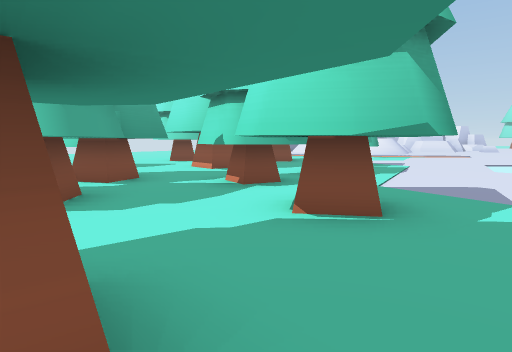
View 1 (above)

24 first-person views from a walk through a 3-D level made in the Unity game engine. The camera is 1.5 m above the floor, tilts 6° down and sees 75° across. The floor is counted in squares, 2 m on a side. Each view is taken from the middle of a square. On the plan, view 1 faces up. The plan holds only what a view shows up to about 11 squares ahead; the rest is blank. The place goes on beyond the plan. The player is left out. Some animated figures are left out.

View 2
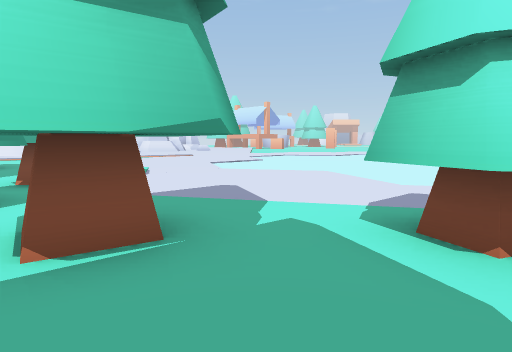

View 3
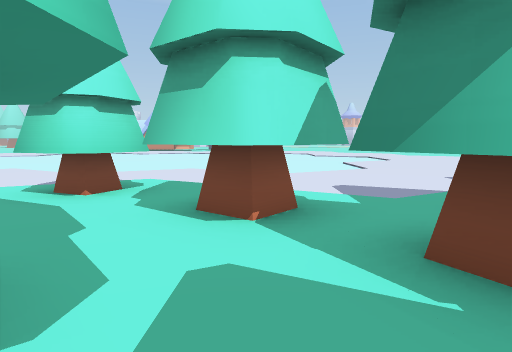

View 4
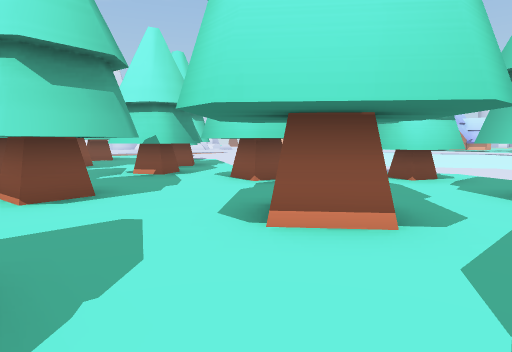

View 5
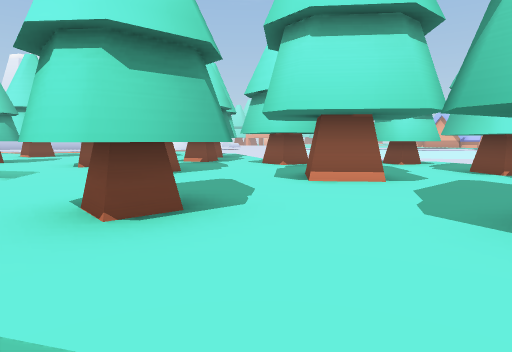

View 6
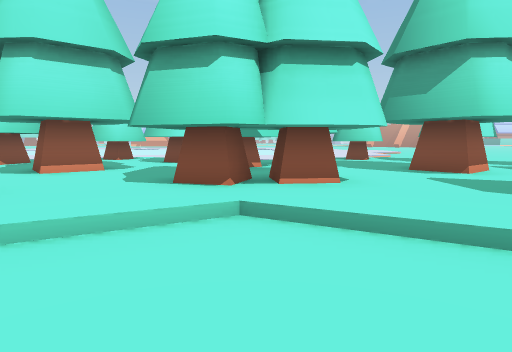

View 7
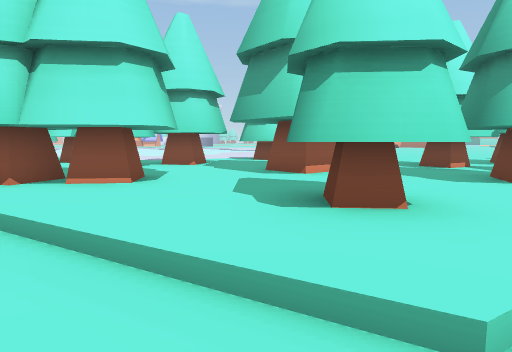

View 8
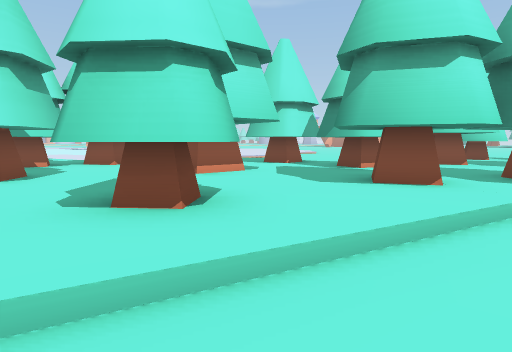

View 9
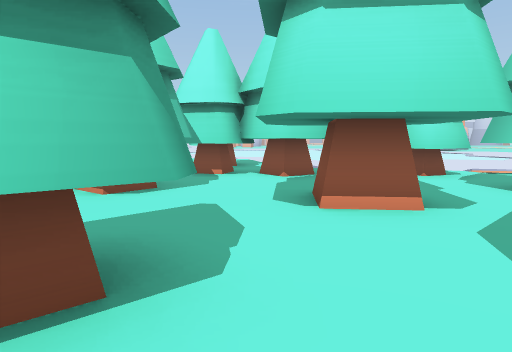

View 10
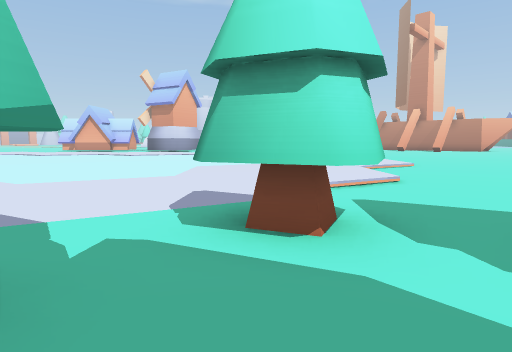

View 11
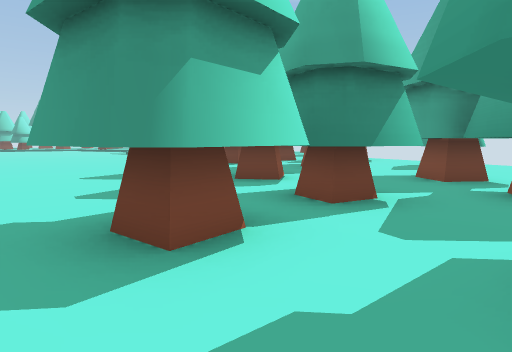

View 12
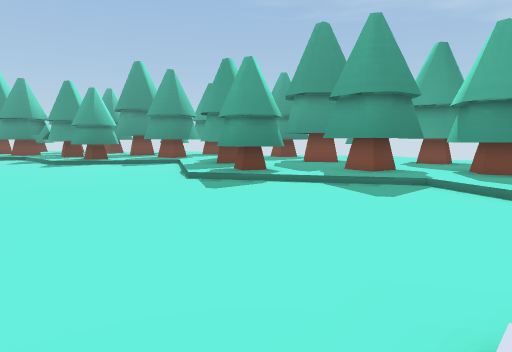

View 13
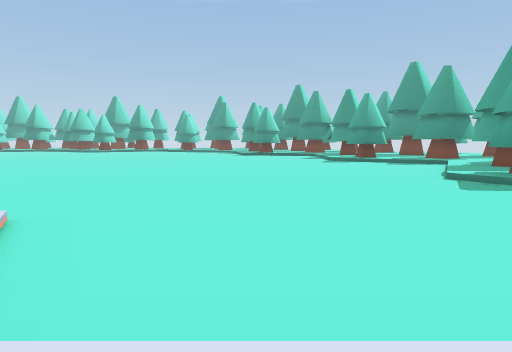

View 14
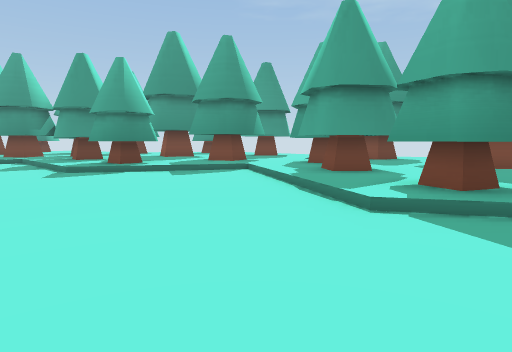

View 15
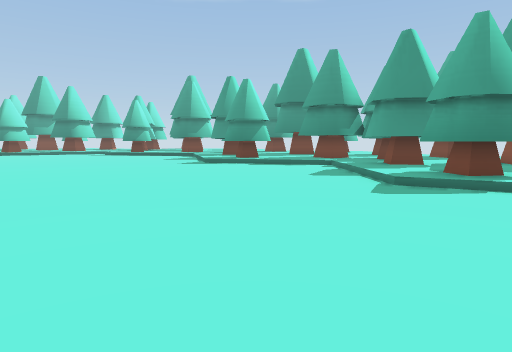

View 16
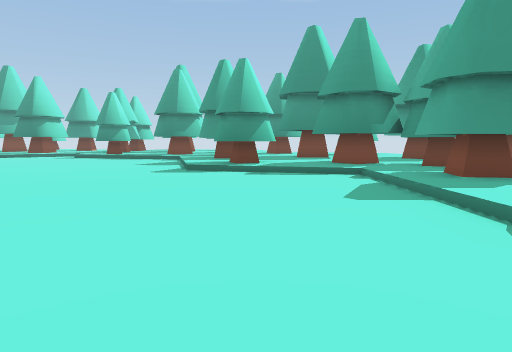

View 17
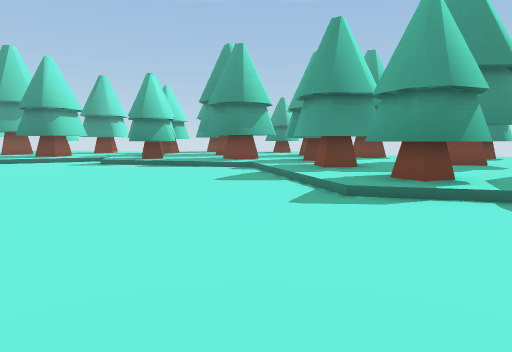

View 18
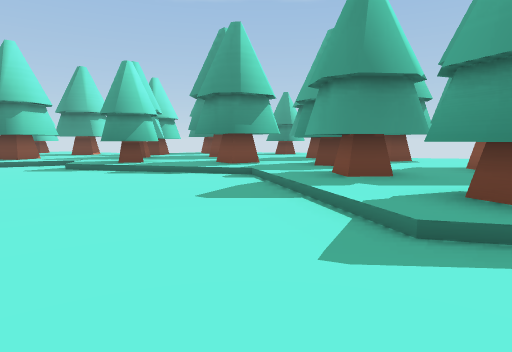

View 19
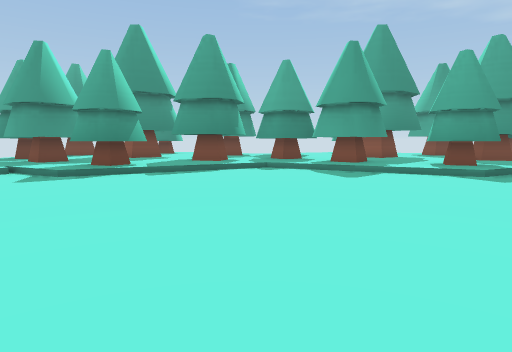

View 20
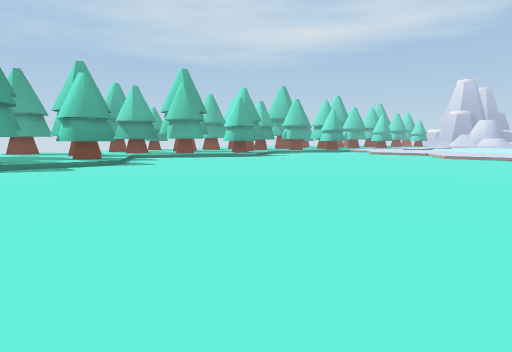

View 21
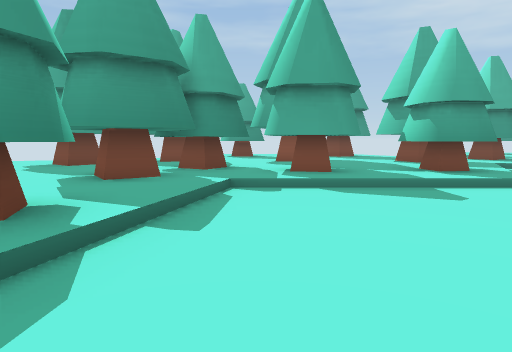

View 22
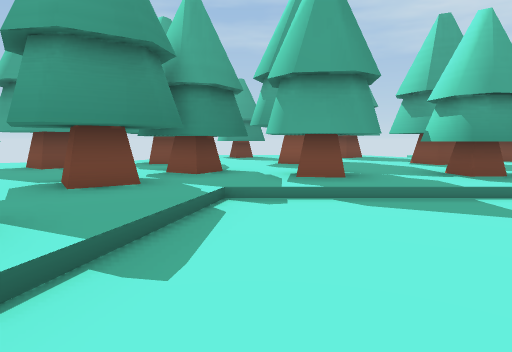

View 23
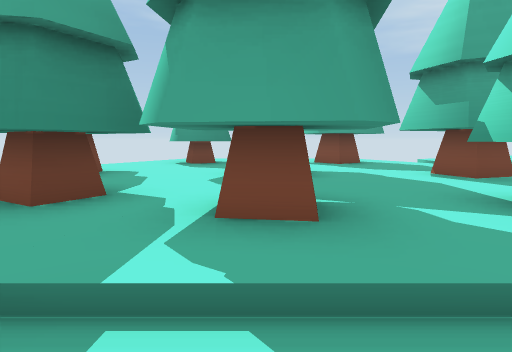

View 24
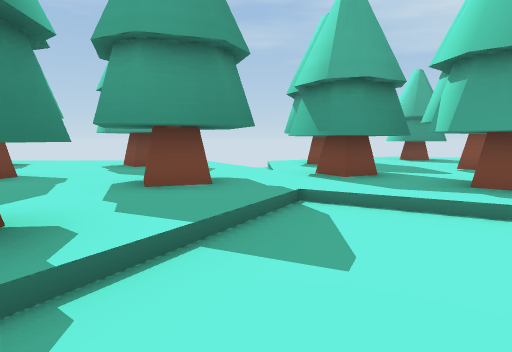

### Floor plan
Key: @ floor where view 1 was taken; # wall or solid block; x gap in a wall; . main floor; : floor 0.25 m higher than the main floor; / step, stairs or slope; T thing the floor can be seen under or through.
Columns run from 8 left of view 1 to 18 right of it. Each row starts with its distance up from view 1.
  8    ::::::##:::/...
  7    / #T: T#::::/...
  6    . #TTTT:::::/....
  5    /:#T::x:::::/....
  4    //#T:##:::::.....
  3    :::::##::::/...
  2   :::::::::T:::/....
  1   :##::#::TT:::/....
  0   //::::@TT::::/....
 -1   /::::::TT   :.....
 -2  ../#######:::/.....
 -3 .../######:::::/....
 -4  ..:###:##:::::/....
 -5  ./:::::##:::::::::/
 -6 ..:::::::::#:::::::/
 -7  /:##::#:::#:./:::
 -8 ..//:::::##:/..::::
 -9  ./::::::##/...////
-10   ./###### /......./
-11    .###:##/.........:
-12      ##:##:..........
-13      ##:##//..........
-14      :::##::...........
-15   :::::::::#:...........
-16   :##::#:::#:...........
-17    :::::: #:/............
-18      ::::##/..............
-19      #  ##:/..............
-20      # :#:/.............
-21      .//:::/............
-22      :::###://..........
-23       #::##:#/...........
-24      ##:::::x:...........
-25     ::::::::#:...........
-26     :::::#::##...........
-27       #:::::#:.............
-28       #::::###://..........
-29       ::##:####:##/........
-30          ##::##:##/........
-31           ##:::::x:........
-32           ##:::::##.......
-33           ::::#::x:/.......
-34           :::::::##:://....
-35            ##::   ###:##/..
-36              :##  :##:##:/:
-37                   ::::::::#
-38                        ##
-39                         #
-40                         #

Where each view was taken, in squares from view 1:
view 1: 0 up, 0 right, facing up
view 2: 1 up, 0 right, facing up-right
view 3: 1 down, 2 left, facing right
view 4: 1 down, 4 left, facing up-right
view 5: 2 down, 6 left, facing up-right
view 6: 3 down, 8 left, facing right
view 7: 6 down, 8 left, facing right
view 8: 8 down, 8 left, facing right
view 9: 9 down, 5 left, facing up-right
view 10: 6 down, 0 right, facing right
view 11: 6 down, 1 right, facing down
view 12: 9 down, 9 right, facing down-left
view 13: 8 down, 9 right, facing down
view 14: 14 down, 8 right, facing down-left
view 15: 17 down, 8 right, facing down
view 16: 20 down, 8 right, facing down
view 17: 24 down, 11 right, facing down
view 18: 26 down, 11 right, facing down
view 19: 27 down, 18 right, facing down-left
view 20: 27 down, 16 right, facing up-left
view 21: 27 down, 11 right, facing left
view 22: 27 down, 10 right, facing left
view 23: 26 down, 7 right, facing left
view 24: 21 down, 6 right, facing left
